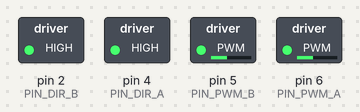
The sketch below on a simulated Arduino Uno, built with avr-gcc and run on an emulated ATmega328P. On the bench: switched loads named in the sketch (green lamp = pin HIGH).

Above: at 0.05 s.
At 1.85 s:
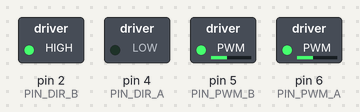
At 3.35 s:
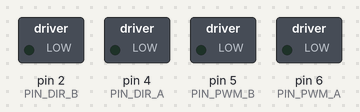
Timing chart, 0 to 7.8 s (numbered marks = the images above):
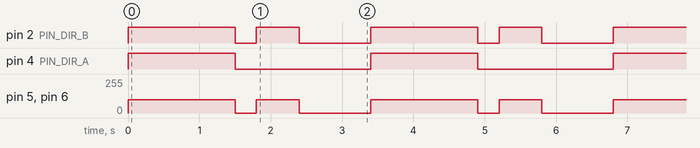

Measured:
- by itself, pin 2 (PIN_DIR_B): repeats every 3.4 s: LOW 0.30 s, HIGH 0.60 s, LOW 1.0 s, HIGH 1.5 s
- by itself, pin 4 (PIN_DIR_A): alternates HIGH for 1.5 s and LOW for 1.9 s
- by itself, pin 5 (PIN_PWM_B), pin 6 (PIN_PWM_A): repeats every 3.4 s: 0/255 0.30 s, 100/255 0.60 s, 0/255 1.0 s, 100/255 1.5 s

The sketch:

motores.ino
```cpp
#include <Arduino.h>

const int PIN_DIR_B = 2;
const int PIN_PWM_B = 5;

const int PIN_DIR_A = 4;
const int PIN_PWM_A = 6;


void setup() {
  pinMode(PIN_DIR_B, OUTPUT);
  pinMode(PIN_PWM_B, OUTPUT);
  pinMode(PIN_DIR_A, OUTPUT);
  pinMode(PIN_PWM_A, OUTPUT);
}

void loop() {
  // === 1. AVANZA ===
  digitalWrite(PIN_DIR_B, HIGH);
  analogWrite(PIN_PWM_B, 100);
  digitalWrite(PIN_DIR_A, HIGH);
  analogWrite(PIN_PWM_A, 100);
  delay(1500);  // Camina en línea recta durante 1.5 segundos

  // === 2. FRENA CORTO (Para estabilizar el chasis antes del giro) ===
  digitalWrite(PIN_DIR_B, LOW);
  analogWrite(PIN_PWM_B, 0);
  digitalWrite(PIN_DIR_A, LOW);
  analogWrite(PIN_PWM_A, 0);
  delay(300);  // Pausa de 0.3 segundos

  // === 3. GIRA 90° A LA DERECHA ===
  // Usamos tu lógica confirmada de giro a la derecha
  digitalWrite(PIN_DIR_B, HIGH);
  analogWrite(PIN_PWM_B, 100);
  digitalWrite(PIN_DIR_A, LOW);
  analogWrite(PIN_PWM_A, 100);

  // REGULA ESTE TIEMPO para clavar los 90 grados exactos en tu suelo:
  delay(600);

  // === 4. FRENA ANTES DE REPETIR EL BUCLE ===
  digitalWrite(PIN_DIR_B, LOW);
  analogWrite(PIN_PWM_B, 0);
  digitalWrite(PIN_DIR_A, LOW);
  analogWrite(PIN_PWM_A, 0);
  delay(1000);  // Espera 1 segundo quieto antes de iniciar el próximo tramo
}
```
